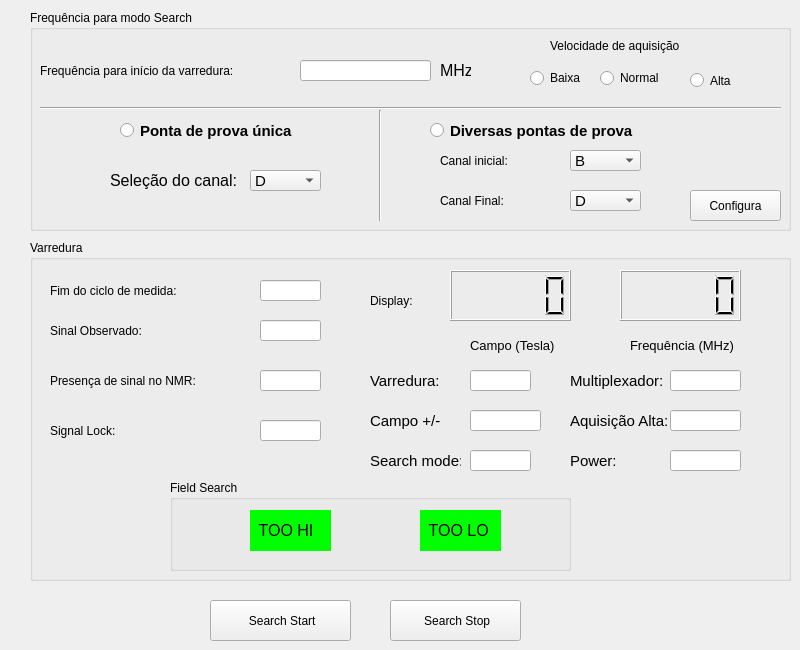
    <widget class="QWidget" name="tab_Aquisicao">
     <attribute name="icon">
      <iconset>
       <normaloff>../../../bobinona/imagens/regua.png</normaloff>../../../bobinona/imagens/regua.png</iconset>
     </attribute>
     <attribute name="title">
      <string>Aquisição</string>
     </attribute>
     <widget class="QPushButton" name="pb_Search_Str">
      <property name="geometry">
       <rect>
        <x>210</x>
        <y>600</y>
        <width>141</width>
        <height>41</height>
       </rect>
      </property>
      <property name="text">
       <string> Search Start</string>
      </property>
      <property name="icon">
       <iconset>
        <normaloff>../../../bobinona/imagens/play1.png</normaloff>../../../bobinona/imagens/play1.png</iconset>
      </property>
      <property name="iconSize">
       <size>
        <width>25</width>
        <height>25</height>
       </size>
      </property>
     </widget>
     <widget class="QGroupBox" name="groupBox_5">
      <property name="geometry">
       <rect>
        <x>30</x>
        <y>10</y>
        <width>761</width>
        <height>221</height>
       </rect>
      </property>
      <property name="title">
       <string>Frequência para modo Search</string>
      </property>
      <widget class="QLabel" name="label_8">
       <property name="geometry">
        <rect>
         <x>10</x>
         <y>50</y>
         <width>261</width>
         <height>21</height>
        </rect>
       </property>
       <property name="text">
        <string>Frequência para início da varredura:</string>
       </property>
      </widget>
      <widget class="QLineEdit" name="freq_sweep">
       <property name="geometry">
        <rect>
         <x>270</x>
         <y>50</y>
         <width>131</width>
         <height>21</height>
        </rect>
       </property>
      </widget>
      <widget class="QLabel" name="label_18">
       <property name="geometry">
        <rect>
         <x>410</x>
         <y>50</y>
         <width>31</width>
         <height>21</height>
        </rect>
       </property>
       <property name="font">
        <font>
         <pointsize>12</pointsize>
        </font>
       </property>
       <property name="text">
        <string>MHz</string>
       </property>
      </widget>
      <widget class="QPushButton" name="pb_ok">
       <property name="geometry">
        <rect>
         <x>660</x>
         <y>180</y>
         <width>91</width>
         <height>31</height>
        </rect>
       </property>
       <property name="text">
        <string>Configura</string>
       </property>
      </widget>
      <widget class="QComboBox" name="cb_Channel_fim">
       <property name="geometry">
        <rect>
         <x>540</x>
         <y>180</y>
         <width>71</width>
         <height>21</height>
        </rect>
       </property>
       <property name="font">
        <font>
         <pointsize>11</pointsize>
        </font>
       </property>
       <property name="toolTip">
        <string>&lt;!DOCTYPE HTML PUBLIC &quot;-//W3C//DTD HTML 4.0//EN&quot; &quot;http://www.w3.org/TR/REC-html40/strict.dtd&quot;&gt;
&lt;html&gt;&lt;head&gt;&lt;meta name=&quot;qrichtext&quot; content=&quot;1&quot; /&gt;&lt;style type=&quot;text/css&quot;&gt;
p, li { white-space: pre-wrap; }
&lt;/style&gt;&lt;/head&gt;&lt;body style=&quot; font-family:'MS Shell Dlg 2'; font-size:11pt; font-weight:400; font-style:normal;&quot;&gt;
&lt;p style=&quot; margin-top:0px; margin-bottom:0px; margin-left:0px; margin-right:0px; -qt-block-indent:0; text-indent:0px;&quot;&gt;&lt;span style=&quot; font-size:10pt;&quot;&gt;Seleciona o canal do Multiplexador&lt;/span&gt;&lt;/p&gt;&lt;/body&gt;&lt;/html&gt;</string>
       </property>
       <property name="currentIndex">
        <number>3</number>
       </property>
       <item>
        <property name="text">
         <string>A</string>
        </property>
       </item>
       <item>
        <property name="text">
         <string>B</string>
        </property>
       </item>
       <item>
        <property name="text">
         <string>C</string>
        </property>
       </item>
       <item>
        <property name="text">
         <string>D</string>
        </property>
       </item>
       <item>
        <property name="text">
         <string>E</string>
        </property>
       </item>
       <item>
        <property name="text">
         <string>F</string>
        </property>
       </item>
       <item>
        <property name="text">
         <string>G</string>
        </property>
       </item>
       <item>
        <property name="text">
         <string>H</string>
        </property>
       </item>
      </widget>
      <widget class="QRadioButton" name="rb_svr_probe">
       <property name="geometry">
        <rect>
         <x>400</x>
         <y>110</y>
         <width>221</width>
         <height>21</height>
        </rect>
       </property>
       <property name="font">
        <font>
         <pointsize>11</pointsize>
         <weight>75</weight>
         <bold>true</bold>
        </font>
       </property>
       <property name="text">
        <string>Diversas pontas de prova</string>
       </property>
      </widget>
      <widget class="QLabel" name="label_13">
       <property name="geometry">
        <rect>
         <x>80</x>
         <y>160</y>
         <width>131</width>
         <height>21</height>
        </rect>
       </property>
       <property name="font">
        <font>
         <pointsize>12</pointsize>
        </font>
       </property>
       <property name="text">
        <string>Seleção do canal:</string>
       </property>
      </widget>
      <widget class="QLabel" name="label_17">
       <property name="geometry">
        <rect>
         <x>410</x>
         <y>180</y>
         <width>141</width>
         <height>21</height>
        </rect>
       </property>
       <property name="text">
        <string>Canal Final:</string>
       </property>
      </widget>
      <widget class="QComboBox" name="cb_Channel_ini">
       <property name="geometry">
        <rect>
         <x>540</x>
         <y>140</y>
         <width>71</width>
         <height>21</height>
        </rect>
       </property>
       <property name="font">
        <font>
         <pointsize>11</pointsize>
        </font>
       </property>
       <property name="toolTip">
        <string>&lt;!DOCTYPE HTML PUBLIC &quot;-//W3C//DTD HTML 4.0//EN&quot; &quot;http://www.w3.org/TR/REC-html40/strict.dtd&quot;&gt;
&lt;html&gt;&lt;head&gt;&lt;meta name=&quot;qrichtext&quot; content=&quot;1&quot; /&gt;&lt;style type=&quot;text/css&quot;&gt;
p, li { white-space: pre-wrap; }
&lt;/style&gt;&lt;/head&gt;&lt;body style=&quot; font-family:'MS Shell Dlg 2'; font-size:11pt; font-weight:400; font-style:normal;&quot;&gt;
&lt;p style=&quot; margin-top:0px; margin-bottom:0px; margin-left:0px; margin-right:0px; -qt-block-indent:0; text-indent:0px;&quot;&gt;&lt;span style=&quot; font-size:10pt;&quot;&gt;Seleciona o canal do Multiplexador&lt;/span&gt;&lt;/p&gt;&lt;/body&gt;&lt;/html&gt;</string>
       </property>
       <property name="currentIndex">
        <number>1</number>
       </property>
       <item>
        <property name="text">
         <string>A</string>
        </property>
       </item>
       <item>
        <property name="text">
         <string>B</string>
        </property>
       </item>
       <item>
        <property name="text">
         <string>C</string>
        </property>
       </item>
       <item>
        <property name="text">
         <string>D</string>
        </property>
       </item>
       <item>
        <property name="text">
         <string>E</string>
        </property>
       </item>
       <item>
        <property name="text">
         <string>F</string>
        </property>
       </item>
       <item>
        <property name="text">
         <string>G</string>
        </property>
       </item>
       <item>
        <property name="text">
         <string>H</string>
        </property>
       </item>
      </widget>
      <widget class="QRadioButton" name="rb_sgl_probe">
       <property name="geometry">
        <rect>
         <x>90</x>
         <y>110</y>
         <width>201</width>
         <height>21</height>
        </rect>
       </property>
       <property name="font">
        <font>
         <pointsize>11</pointsize>
         <weight>75</weight>
         <bold>true</bold>
        </font>
       </property>
       <property name="text">
        <string>Ponta de prova única</string>
       </property>
      </widget>
      <widget class="QLabel" name="label_14">
       <property name="geometry">
        <rect>
         <x>410</x>
         <y>140</y>
         <width>141</width>
         <height>21</height>
        </rect>
       </property>
       <property name="text">
        <string>Canal inicial:</string>
       </property>
      </widget>
      <widget class="QComboBox" name="cb_Channel_2">
       <property name="geometry">
        <rect>
         <x>220</x>
         <y>160</y>
         <width>71</width>
         <height>21</height>
        </rect>
       </property>
       <property name="font">
        <font>
         <pointsize>11</pointsize>
        </font>
       </property>
       <property name="toolTip">
        <string>&lt;!DOCTYPE HTML PUBLIC &quot;-//W3C//DTD HTML 4.0//EN&quot; &quot;http://www.w3.org/TR/REC-html40/strict.dtd&quot;&gt;
&lt;html&gt;&lt;head&gt;&lt;meta name=&quot;qrichtext&quot; content=&quot;1&quot; /&gt;&lt;style type=&quot;text/css&quot;&gt;
p, li { white-space: pre-wrap; }
&lt;/style&gt;&lt;/head&gt;&lt;body style=&quot; font-family:'MS Shell Dlg 2'; font-size:11pt; font-weight:400; font-style:normal;&quot;&gt;
&lt;p style=&quot; margin-top:0px; margin-bottom:0px; margin-left:0px; margin-right:0px; -qt-block-indent:0; text-indent:0px;&quot;&gt;&lt;span style=&quot; font-size:10pt;&quot;&gt;Seleciona o canal do Multiplexador&lt;/span&gt;&lt;/p&gt;&lt;/body&gt;&lt;/html&gt;</string>
       </property>
       <property name="currentIndex">
        <number>3</number>
       </property>
       <item>
        <property name="text">
         <string>A</string>
        </property>
       </item>
       <item>
        <property name="text">
         <string>B</string>
        </property>
       </item>
       <item>
        <property name="text">
         <string>C</string>
        </property>
       </item>
       <item>
        <property name="text">
         <string>D</string>
        </property>
       </item>
       <item>
        <property name="text">
         <string>E</string>
        </property>
       </item>
       <item>
        <property name="text">
         <string>F</string>
        </property>
       </item>
       <item>
        <property name="text">
         <string>G</string>
        </property>
       </item>
       <item>
        <property name="text">
         <string>H</string>
        </property>
       </item>
      </widget>
      <widget class="QLabel" name="label_19">
       <property name="geometry">
        <rect>
         <x>520</x>
         <y>20</y>
         <width>191</width>
         <height>31</height>
        </rect>
       </property>
       <property name="text">
        <string>Velocidade de aquisição</string>
       </property>
      </widget>
      <widget class="QRadioButton" name="rb_High">
       <property name="geometry">
        <rect>
         <x>660</x>
         <y>60</y>
         <width>71</width>
         <height>21</height>
        </rect>
       </property>
       <property name="text">
        <string>Alta</string>
       </property>
      </widget>
      <widget class="QRadioButton" name="rb_Low">
       <property name="geometry">
        <rect>
         <x>500</x>
         <y>60</y>
         <width>71</width>
         <height>16</height>
        </rect>
       </property>
       <property name="text">
        <string>Baixa</string>
       </property>
      </widget>
      <widget class="QRadioButton" name="rb_Normal">
       <property name="geometry">
        <rect>
         <x>570</x>
         <y>60</y>
         <width>71</width>
         <height>16</height>
        </rect>
       </property>
       <property name="text">
        <string>Normal </string>
       </property>
      </widget>
      <widget class="Line" name="line">
       <property name="geometry">
        <rect>
         <x>340</x>
         <y>100</y>
         <width>20</width>
         <height>111</height>
        </rect>
       </property>
       <property name="orientation">
        <enum>Qt::Vertical</enum>
       </property>
      </widget>
      <widget class="Line" name="line_2">
       <property name="geometry">
        <rect>
         <x>10</x>
         <y>90</y>
         <width>741</width>
         <height>16</height>
        </rect>
       </property>
       <property name="orientation">
        <enum>Qt::Horizontal</enum>
       </property>
      </widget>
     </widget>
     <widget class="QGroupBox" name="groupBox_7">
      <property name="geometry">
       <rect>
        <x>30</x>
        <y>240</y>
        <width>761</width>
        <height>341</height>
       </rect>
      </property>
      <property name="title">
       <string>Varredura</string>
      </property>
      <widget class="QLineEdit" name="signalseen_2">
       <property name="geometry">
        <rect>
         <x>230</x>
         <y>180</y>
         <width>61</width>
         <height>21</height>
        </rect>
       </property>
      </widget>
      <widget class="QLabel" name="label_20">
       <property name="geometry">
        <rect>
         <x>20</x>
         <y>180</y>
         <width>91</width>
         <height>21</height>
        </rect>
       </property>
       <property name="text">
        <string>Signal Lock:</string>
       </property>
      </widget>
      <widget class="QLineEdit" name="dataready">
       <property name="geometry">
        <rect>
         <x>230</x>
         <y>40</y>
         <width>61</width>
         <height>21</height>
        </rect>
       </property>
      </widget>
      <widget class="QLabel" name="label_15">
       <property name="geometry">
        <rect>
         <x>20</x>
         <y>40</y>
         <width>181</width>
         <height>21</height>
        </rect>
       </property>
       <property name="text">
        <string>Fim do ciclo de medida:</string>
       </property>
      </widget>
      <widget class="QLabel" name="label_16">
       <property name="geometry">
        <rect>
         <x>20</x>
         <y>80</y>
         <width>141</width>
         <height>21</height>
        </rect>
       </property>
       <property name="text">
        <string>Sinal Observado:</string>
       </property>
      </widget>
      <widget class="QLineEdit" name="signalseen">
       <property name="geometry">
        <rect>
         <x>230</x>
         <y>80</y>
         <width>61</width>
         <height>21</height>
        </rect>
       </property>
      </widget>
      <widget class="QGroupBox" name="groupBox_8">
       <property name="geometry">
        <rect>
         <x>140</x>
         <y>240</y>
         <width>401</width>
         <height>91</height>
        </rect>
       </property>
       <property name="title">
        <string>Field Search</string>
       </property>
       <widget class="QLabel" name="tooloRed">
        <property name="geometry">
         <rect>
          <x>250</x>
          <y>30</y>
          <width>81</width>
          <height>41</height>
         </rect>
        </property>
        <property name="font">
         <font>
          <pointsize>12</pointsize>
         </font>
        </property>
        <property name="styleSheet">
         <string notr="true">background-color: rgb(255, 0, 0);</string>
        </property>
        <property name="text">
         <string>  TOO LO</string>
        </property>
       </widget>
       <widget class="QLabel" name="tooloGreen">
        <property name="geometry">
         <rect>
          <x>250</x>
          <y>30</y>
          <width>81</width>
          <height>41</height>
         </rect>
        </property>
        <property name="font">
         <font>
          <pointsize>12</pointsize>
         </font>
        </property>
        <property name="styleSheet">
         <string notr="true">background-color: rgb(255, 0, 0);
background-color: rgb(0, 255, 0);</string>
        </property>
        <property name="text">
         <string>  TOO LO</string>
        </property>
       </widget>
       <widget class="QLabel" name="toohiRed">
        <property name="geometry">
         <rect>
          <x>80</x>
          <y>30</y>
          <width>81</width>
          <height>41</height>
         </rect>
        </property>
        <property name="font">
         <font>
          <pointsize>12</pointsize>
         </font>
        </property>
        <property name="styleSheet">
         <string notr="true">background-color: rgb(255, 0, 0);</string>
        </property>
        <property name="text">
         <string>  TOO HI</string>
        </property>
       </widget>
       <widget class="QLabel" name="toohiGreen">
        <property name="geometry">
         <rect>
          <x>80</x>
          <y>30</y>
          <width>81</width>
          <height>41</height>
         </rect>
        </property>
        <property name="font">
         <font>
          <pointsize>12</pointsize>
         </font>
        </property>
        <property name="styleSheet">
         <string notr="true">background-color: rgb(255, 0, 0);
background-color: rgb(0, 255, 0);</string>
        </property>
        <property name="text">
         <string>  TOO HI</string>
        </property>
       </widget>
      </widget>
      <widget class="QLineEdit" name="Signal_State">
       <property name="geometry">
        <rect>
         <x>230</x>
         <y>130</y>
         <width>61</width>
         <height>21</height>
        </rect>
       </property>
       <property name="text">
        <string/>
       </property>
      </widget>
      <widget class="QLabel" name="label_21">
       <property name="geometry">
        <rect>
         <x>20</x>
         <y>130</y>
         <width>191</width>
         <height>21</height>
        </rect>
       </property>
       <property name="text">
        <string>Presença de sinal no NMR:</string>
       </property>
      </widget>
      <widget class="QLCDNumber" name="lcd_Freq_2">
       <property name="geometry">
        <rect>
         <x>590</x>
         <y>30</y>
         <width>121</width>
         <height>51</height>
        </rect>
       </property>
      </widget>
      <widget class="QLineEdit" name="power">
       <property name="geometry">
        <rect>
         <x>640</x>
         <y>210</y>
         <width>71</width>
         <height>21</height>
        </rect>
       </property>
      </widget>
      <widget class="QLineEdit" name="searchmd">
       <property name="geometry">
        <rect>
         <x>440</x>
         <y>210</y>
         <width>61</width>
         <height>21</height>
        </rect>
       </property>
      </widget>
      <widget class="QLabel" name="label_24">
       <property name="geometry">
        <rect>
         <x>340</x>
         <y>170</y>
         <width>81</width>
         <height>21</height>
        </rect>
       </property>
       <property name="font">
        <font>
         <pointsize>11</pointsize>
        </font>
       </property>
       <property name="text">
        <string>Campo +/-</string>
       </property>
      </widget>
      <widget class="QLabel" name="label_28">
       <property name="geometry">
        <rect>
         <x>540</x>
         <y>130</y>
         <width>101</width>
         <height>21</height>
        </rect>
       </property>
       <property name="font">
        <font>
         <pointsize>11</pointsize>
        </font>
       </property>
       <property name="text">
        <string>Multiplexador:</string>
       </property>
      </widget>
      <widget class="QLineEdit" name="multiplex">
       <property name="geometry">
        <rect>
         <x>640</x>
         <y>130</y>
         <width>71</width>
         <height>21</height>
        </rect>
       </property>
      </widget>
      <widget class="QLabel" name="label_29">
       <property name="geometry">
        <rect>
         <x>540</x>
         <y>170</y>
         <width>101</width>
         <height>21</height>
        </rect>
       </property>
       <property name="font">
        <font>
         <pointsize>11</pointsize>
        </font>
       </property>
       <property name="text">
        <string>Aquisição Alta:</string>
       </property>
      </widget>
      <widget class="QLabel" name="label_25">
       <property name="geometry">
        <rect>
         <x>440</x>
         <y>90</y>
         <width>91</width>
         <height>31</height>
        </rect>
       </property>
       <property name="font">
        <font>
         <pointsize>10</pointsize>
        </font>
       </property>
       <property name="text">
        <string>Campo (Tesla)</string>
       </property>
      </widget>
      <widget class="QLabel" name="label_22">
       <property name="geometry">
        <rect>
         <x>340</x>
         <y>50</y>
         <width>71</width>
         <height>21</height>
        </rect>
       </property>
       <property name="text">
        <string>Display:</string>
       </property>
      </widget>
      <widget class="QLabel" name="label_26">
       <property name="geometry">
        <rect>
         <x>600</x>
         <y>90</y>
         <width>111</width>
         <height>31</height>
        </rect>
       </property>
       <property name="font">
        <font>
         <pointsize>10</pointsize>
        </font>
       </property>
       <property name="text">
        <string>Frequência (MHz)</string>
       </property>
      </widget>
      <widget class="QLineEdit" name="fastRead">
       <property name="geometry">
        <rect>
         <x>640</x>
         <y>170</y>
         <width>71</width>
         <height>21</height>
        </rect>
       </property>
      </widget>
      <widget class="QLabel" name="label_30">
       <property name="geometry">
        <rect>
         <x>540</x>
         <y>210</y>
         <width>101</width>
         <height>21</height>
        </rect>
       </property>
       <property name="font">
        <font>
         <pointsize>11</pointsize>
        </font>
       </property>
       <property name="text">
        <string>Power:</string>
       </property>
      </widget>
      <widget class="QLCDNumber" name="lcd_Campo_2">
       <property name="geometry">
        <rect>
         <x>420</x>
         <y>30</y>
         <width>121</width>
         <height>51</height>
        </rect>
       </property>
      </widget>
      <widget class="QLineEdit" name="auto_manu">
       <property name="geometry">
        <rect>
         <x>440</x>
         <y>130</y>
         <width>61</width>
         <height>21</height>
        </rect>
       </property>
      </widget>
      <widget class="QLineEdit" name="Posit_Negat">
       <property name="geometry">
        <rect>
         <x>440</x>
         <y>170</y>
         <width>71</width>
         <height>21</height>
        </rect>
       </property>
      </widget>
      <widget class="QLabel" name="label_27">
       <property name="geometry">
        <rect>
         <x>340</x>
         <y>210</y>
         <width>91</width>
         <height>21</height>
        </rect>
       </property>
       <property name="font">
        <font>
         <pointsize>11</pointsize>
        </font>
       </property>
       <property name="text">
        <string>Search mode:</string>
       </property>
      </widget>
      <widget class="QLabel" name="label_23">
       <property name="geometry">
        <rect>
         <x>340</x>
         <y>130</y>
         <width>71</width>
         <height>21</height>
        </rect>
       </property>
       <property name="font">
        <font>
         <pointsize>11</pointsize>
        </font>
       </property>
       <property name="text">
        <string>Varredura:</string>
       </property>
      </widget>
     </widget>
     <widget class="QPushButton" name="pb_Search_Stp">
      <property name="geometry">
       <rect>
        <x>390</x>
        <y>600</y>
        <width>131</width>
        <height>41</height>
       </rect>
      </property>
      <property name="text">
       <string> Search Stop</string>
      </property>
      <property name="icon">
       <iconset>
        <normaloff>../../../bobinona/imagens/1351621507_Delete.png</normaloff>../../../bobinona/imagens/1351621507_Delete.png</iconset>
      </property>
      <property name="iconSize">
       <size>
        <width>20</width>
        <height>20</height>
       </size>
      </property>
     </widget>
    </widget>
